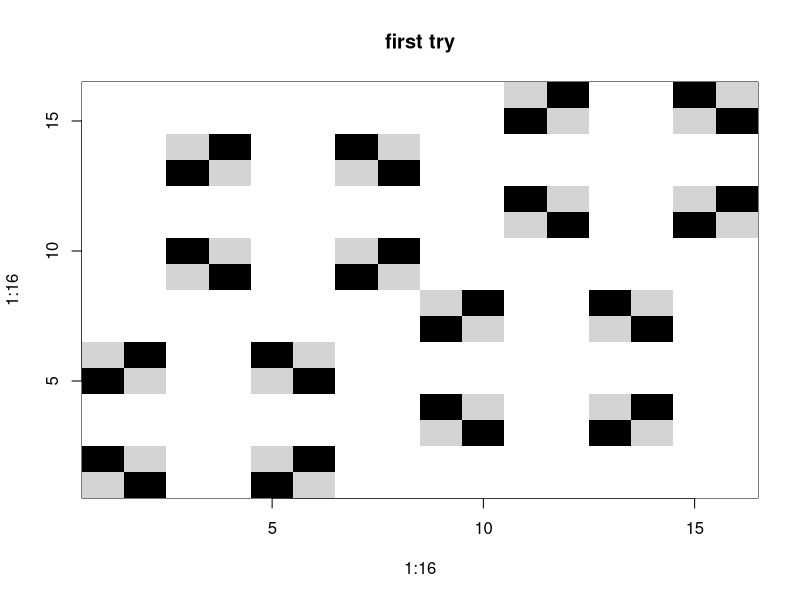

Write R code to recreate this figure.
## ---- chunk 1
knitr::opts_chunk$set(echo = TRUE)
## ---- chunk 2
Dreamers <- read.csv('dreamer_report.csv',stringsAsFactors=FALSE)
str(Dreamers)
## ---- chunk 3
unsolvable <- sum(Dreamers$solvability==-1)
print(unsolvable)
## ---- chunk 4
partial <- sum(Dreamers$solvability==1)
print(partial)
## ---- chunk 5
complete <- sum(Dreamers$solvability==2)
print(complete)
## ---- chunk 6
HasSol  <- matrix(rep(0, 256), nrow=16, ncol=16)
for (j in 1:256){
  HasSol[(Dreamers[j,]$islanderA + 1),(Dreamers[j,]$islanderB + 1)] <- Dreamers[j,]$solvability
}
#str(HasSol)
image(x= 1:16, y = 1:16, HasSol, col=grey.colors(4, start=0, end=1), main='first try')
